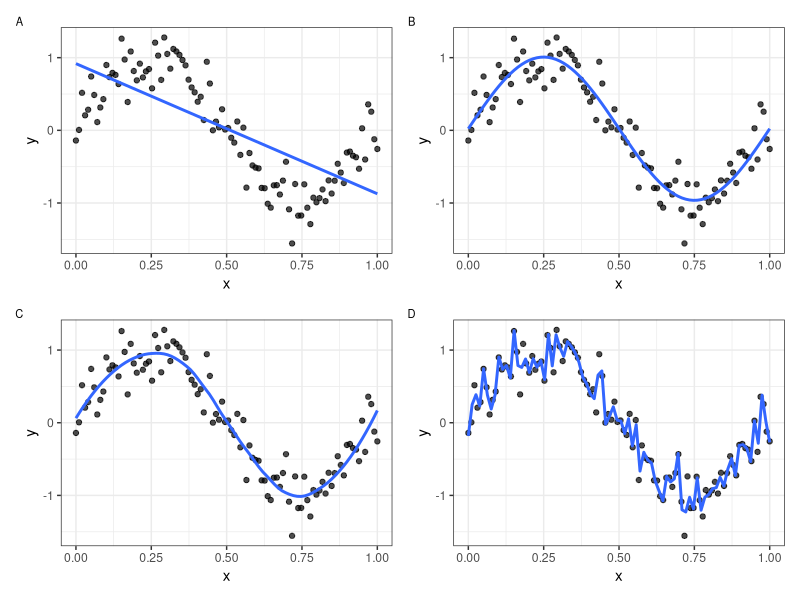
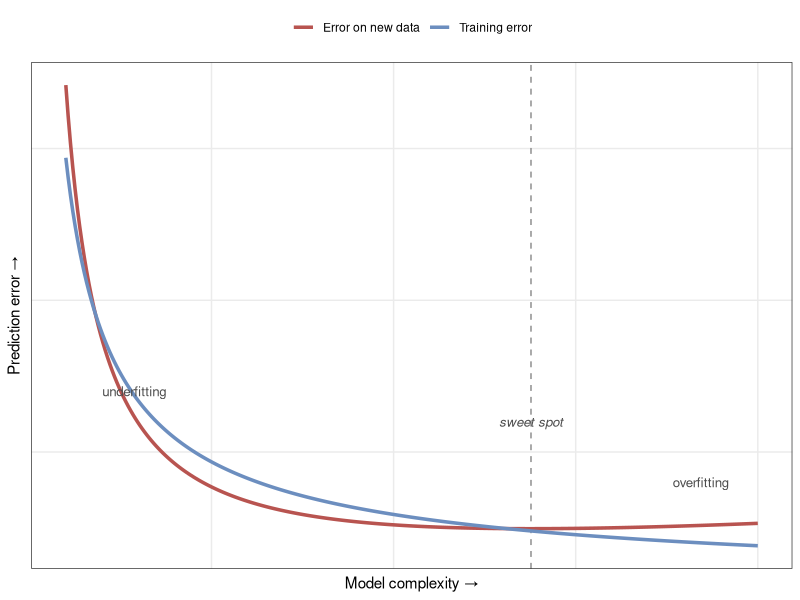
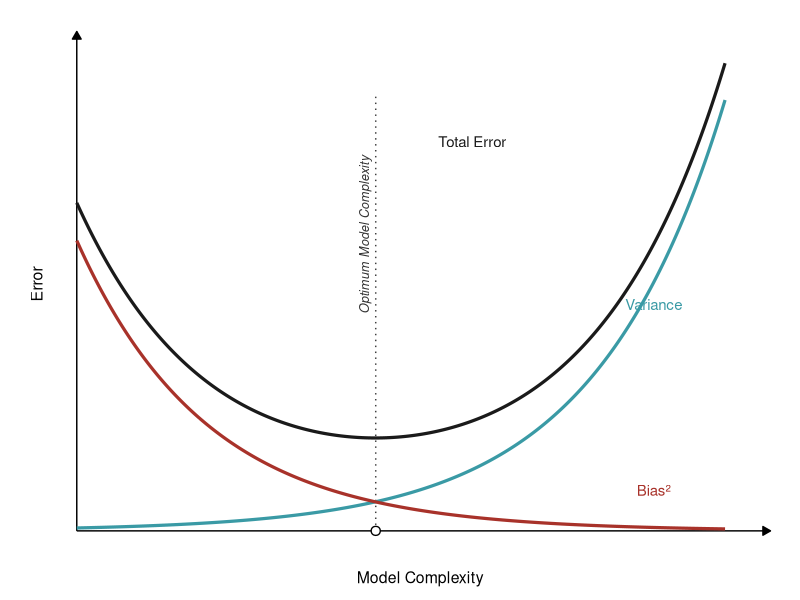
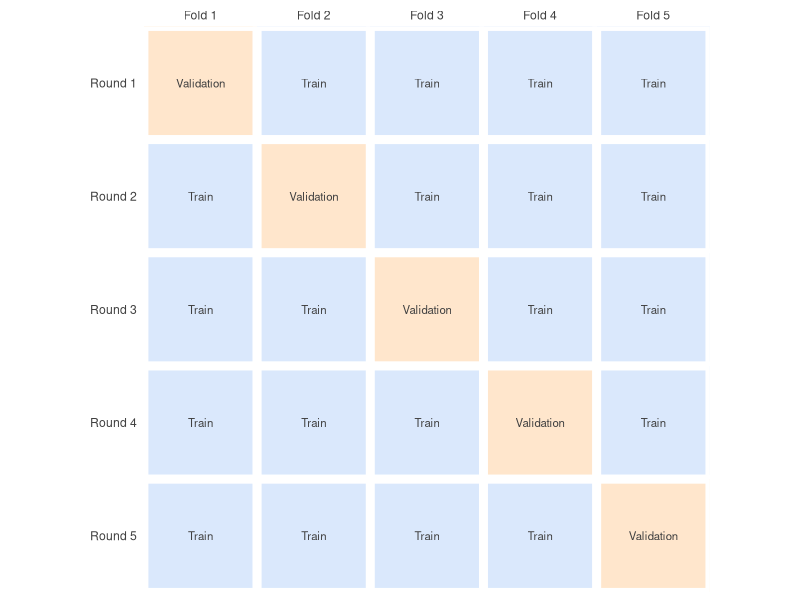

These charts were generated, in order, by the following R code:
## ---- chunk 1
#| code-fold: true
set.seed(123)
sinsim <- function(n, sd = 0.1) {
  x <- seq(0, 1, length.out = n)
  y <- sin(2 * pi * x) + rnorm(n, 0, sd)
  return(data.frame(x = x, y = y))
}
dat <- sinsim(100, 0.25)
library(ggplot2)
library(patchwork)
p_base <- ggplot(dat, aes(x = x, y = y)) +
  geom_point(alpha = 0.7) +
  theme_bw()
p_lm <- p_base +
  geom_smooth(method = "lm", se = FALSE, alpha = 0.6, formula = y ~ x)
p_lmsin <- p_base +
  geom_smooth(method = "lm", formula = y ~ sin(2 * pi * x), se = FALSE, alpha = 0.6)
p_loess_wide <- p_base +
  geom_smooth(method = "loess", span = 0.5, se = FALSE, alpha = 0.6, formula = y ~ x)
p_loess_narrow <- p_base +
  geom_smooth(method = "loess", span = 0.05, se = FALSE, alpha = 0.6, formula = y ~ x)
p_lm + p_lmsin + p_loess_wide + p_loess_narrow + plot_layout(ncol = 2) +
  plot_annotation(tag_levels = "A") &
  theme(plot.tag = element_text(size = 8))
## ---- chunk 2
#| label: fig-bias-variance
#| fig-cap: "The bias–variance tradeoff. As a model is allowed to grow more complex (left to right), its error on the *training* data keeps falling — given enough flexibility it eventually fits the data it has already seen almost perfectly. But error on *new* data follows a U: it drops while the model is still learning real signal, reaches a minimum at the **sweet spot**, then climbs again as the extra flexibility starts fitting noise. **Underfitting** is the high-error region on the left, where the model is too simple for either set; **overfitting** is the right, where the widening gap between the low training error and the rising new-data error gives the problem away. The model that generalizes best sits at the bottom of the U — not the one with the smallest training error."
#| code-fold: true
library(ggplot2)
complexity <- seq(0.5, 10, length.out = 300)
train_err  <- 0.85 / (complexity^0.75) + 0.04         # falls monotonically
test_err   <- 0.85 / complexity + 0.018 * complexity  # U-shaped
df <- data.frame(
  complexity = rep(complexity, 2),
  error      = c(train_err, test_err),
  set        = rep(c("Training error", "Error on new data"), each = length(complexity))
)
best <- complexity[which.min(test_err)]
ggplot(df, aes(complexity, error, colour = set)) +
  geom_vline(xintercept = best, linetype = "dashed", colour = "grey55") +
  geom_line(linewidth = 1.2) +
  annotate("text", x = best, y = 0.60, label = "sweet spot", colour = "grey30",
           fontface = "italic", size = 3.4) +
  annotate("text", x = 1.0, y = 0.70, label = "underfitting", colour = "grey30",
           hjust = 0, size = 3.4) +
  annotate("text", x = 9.6, y = 0.40, label = "overfitting", colour = "grey30",
           hjust = 1, size = 3.4) +
  scale_colour_manual(values = c("Training error"   = "#6c8ebf",
                                 "Error on new data" = "#b85450")) +
  labs(x = "Model complexity →", y = "Prediction error →", colour = NULL) +
  theme_bw() +
  theme(axis.text = element_blank(), axis.ticks = element_blank(),
        legend.position = "top", panel.grid.minor = element_blank())
## ---- chunk 3
#| label: fig-bias-variance-decomp
#| fig-cap: "The bias–variance decomposition of prediction error. As model complexity grows (left to right), **bias²** falls — a more flexible model can follow the true pattern more faithfully — while **variance** rises, because the model grows more sensitive to the particular training sample it happened to see. The error on new data is essentially their sum (**total error**, plus a fixed floor of irreducible noise), so it traces a U: dropping while falling bias dominates, then climbing once growing variance takes over. The best model sits at the bottom of that U — the **optimum model complexity** — not at the extreme of either curve. This is the *same* U as the previous figure, now taken apart into the two forces that create it: the left arm is high-bias underfitting, the right arm is high-variance overfitting."
#| code-fold: true
library(ggplot2)
x        <- seq(0, 10, length.out = 400)
bias2    <- exp(-0.5 * x)              # high for simple models, falls with complexity
variance <- 0.01 * exp(0.5 * x)        # low for simple models, rises with complexity
floor    <- 0.12                       # irreducible error (noise we can never remove)
total    <- bias2 + variance + floor   # expected error on new data
opt      <- x[which.min(total)]        # complexity that minimises total error

df <- data.frame(
  x     = rep(x, 3),
  error = c(total, variance, bias2),
  curve = factor(rep(c("Total error", "Variance", "Bias²"), each = length(x)),
                 levels = c("Total error", "Variance", "Bias²"))
)
cols <- c("Total error" = "#1a1a1a", "Variance" = "#3a9aa5", "Bias²" = "#a8322a")

ggplot(df, aes(x, error, colour = curve)) +
  # axes drawn as arrows, like a hand-sketched schematic
  annotate("segment", x = 0, xend = 0, y = 0, yend = 1.72,
           arrow = arrow(length = unit(0.22, "cm"), type = "closed"), linewidth = 0.5) +
  annotate("segment", x = 0, xend = 10.7, y = 0, yend = 0,
           arrow = arrow(length = unit(0.22, "cm"), type = "closed"), linewidth = 0.5) +
  # optimum complexity marker
  annotate("segment", x = opt, xend = opt, y = 0, yend = 1.5,
           linetype = "dotted", colour = "grey25", linewidth = 0.5) +
  annotate("point", x = opt, y = 0, shape = 21, fill = "white",
           colour = "black", size = 2.6, stroke = 0.7) +
  annotate("text", x = opt - 0.18, y = 1.02, label = "Optimum Model Complexity",
           angle = 90, fontface = "italic", size = 3.2, colour = "grey20") +
  geom_line(linewidth = 1.1) +
  # curve labels
  annotate("text", x = 6.1,  y = 1.34, label = "Total Error", colour = cols[["Total error"]], size = 3.8) +
  annotate("text", x = 8.9,  y = 0.78, label = "Variance",    colour = cols[["Variance"]],    size = 3.8) +
  annotate("text", x = 8.9,  y = 0.14, label = "Bias²",  colour = cols[["Bias²"]],  size = 3.8) +
  scale_colour_manual(values = cols) +
  scale_x_continuous(expand = c(0, 0)) +
  scale_y_continuous(expand = c(0, 0)) +
  coord_cartesian(xlim = c(-0.8, 10.9), ylim = c(-0.2, 1.8), clip = "off") +
  annotate("text", x = 5.3, y = -0.16, label = "Model Complexity", size = 4) +
  annotate("text", x = -0.62, y = 0.85, label = "Error", angle = 90, size = 4) +
  theme_void() +
  theme(legend.position = "none", plot.margin = margin(6, 12, 8, 18))
## ---- chunk 4
#| label: fig-kfold
#| fig-cap: "Five-fold cross-validation. The training data is divided into five equal folds. Across five rounds, each fold takes its turn as the held-out validation set (orange) while the model trains on the other four (blue). Every sample is used for validation exactly once, and averaging the five validation scores gives a steadier, less luck-dependent estimate of performance than any single train–validation split. Note that the *test* set is not shown here — it sits untouched outside this whole procedure, reserved for the final evaluation."
#| code-fold: true
library(ggplot2)
k <- 5
grid <- expand.grid(fold = 1:k, round = 1:k)
grid$role <- ifelse(grid$fold == grid$round, "Validation", "Train")
ggplot(grid, aes(x = fold, y = round, fill = role)) +
  geom_tile(colour = "white", linewidth = 3) +
  geom_text(aes(label = role), size = 2.9, colour = "grey25") +
  scale_fill_manual(values = c("Train" = "#dae8fc", "Validation" = "#ffe6cc")) +
  scale_x_continuous(breaks = 1:k, labels = paste("Fold", 1:k), position = "top",
                     expand = c(0, 0)) +
  scale_y_reverse(breaks = 1:k, labels = paste("Round", 1:k), expand = c(0, 0)) +
  coord_equal() +
  labs(x = NULL, y = NULL, fill = NULL) +
  theme_minimal() +
  theme(legend.position = "none", panel.grid = element_blank(),
        axis.text = element_text(colour = "grey25"))
